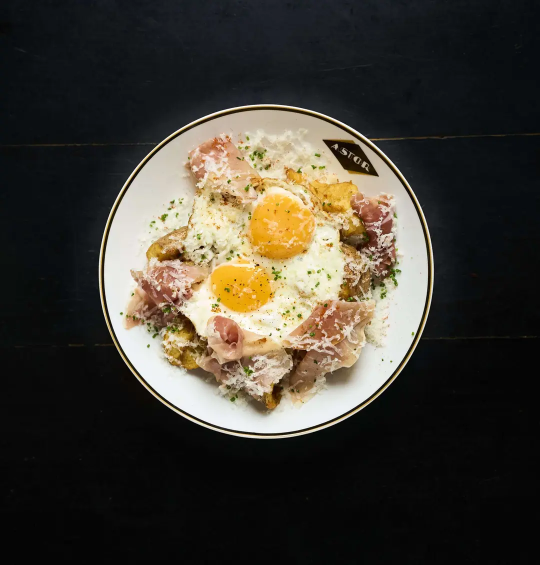
#> input picture img/batatas-1080.webp, 1080 x 1130 px, given in place of servico.jpg, which was not available (shown at 1/2 size)
$ python build-images.py
#> lines starting #> are read from the running program, lines starting #| are printed output that depends on the picture
"""Gera as versões responsivas (WebP) das fotos em assets-src/ para public/img/.

Uso: python3 scripts/build-images.py
Fonte das fotos: acervo oficial publicado em barastor.com.br (wp-content/uploads).
"""
import json
from pathlib import Path
from PIL import Image, ImageOps

ROOT = Path(__file__).resolve().parent.parent
SRC = ROOT / "assets-src"
OUT = ROOT / "public" / "img"
OUT.mkdir(parents=True, exist_ok=True)

WIDTHS = [640, 1080, 1600, 2400]
manifest = {}

for f in sorted(SRC.glob("*.jpg")):
    im = ImageOps.exif_transpose(Image.open(f)).convert("RGB")
    w, h = im.size
    sizes = [x for x in WIDTHS if x < w] + [min(w, WIDTHS[-1])]
    sizes = sorted(set(sizes))
    for tw in sizes:
        th = round(h * tw / w)
        im.resize((tw, th), Image.LANCZOS).save(
            OUT / f"{f.stem}-{tw}.webp", "WEBP", quality=74, method=6
        )
    manifest[f.stem] = {"w": w, "h": h, "sizes": sizes}
    print(f.stem, w, h, sizes)

# Open Graph 1200x630
og = ImageOps.fit(
    ImageOps.exif_transpose(Image.open(SRC / "servico.jpg")).convert("RGB"),
    (1200, 630),
    centering=(0.5, 0.45),
)
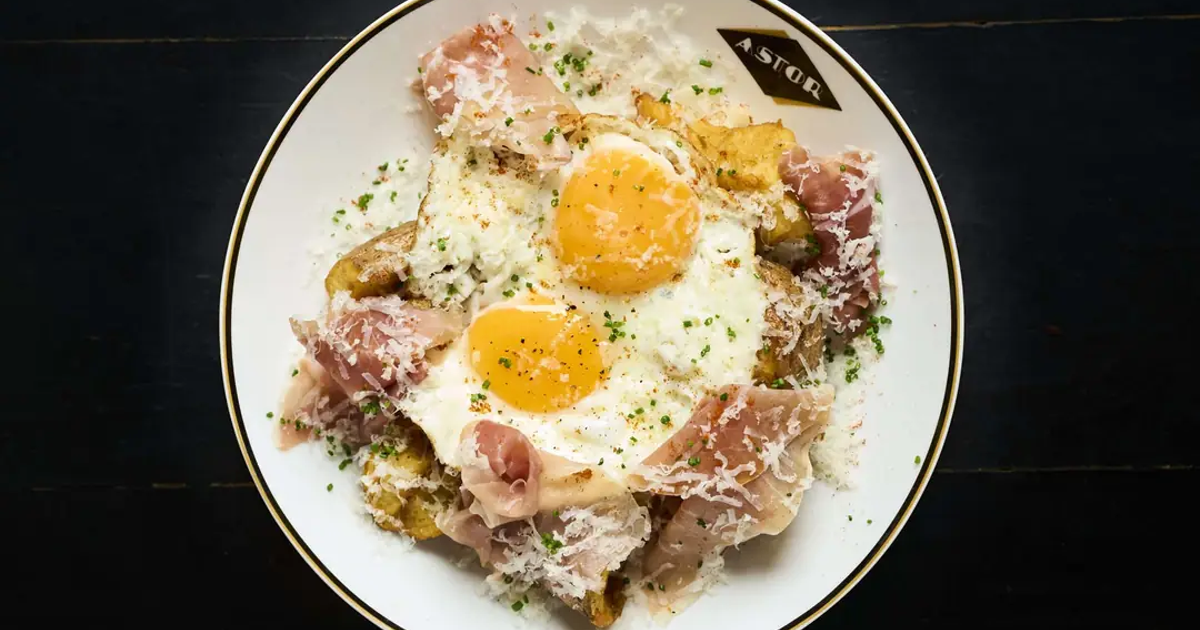
#> og: PIL image 1200x630 RGB; mean R, G, B 111.4, 100.9, 81.8
og.save(ROOT / "public" / "og-astor.jpg", "JPEG", quality=82, optimize=True)

(ROOT / "src").mkdir(exist_ok=True)
(ROOT / "src" / "images.json").write_text(json.dumps(manifest, indent=2))

$ run again, on img/bolinho-1080.webp
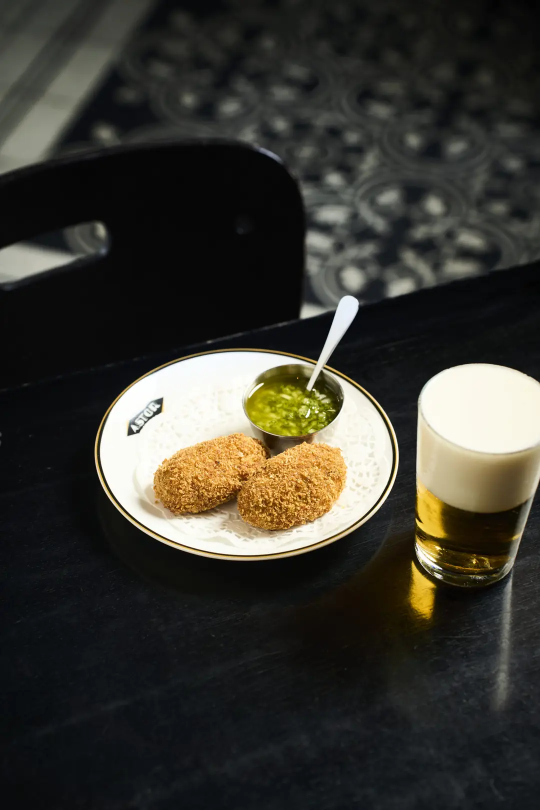
#> input picture img/bolinho-1080.webp, 1080 x 1620 px, given in place of servico.jpg, which was not available (shown at 1/2 size)
#> `og = ImageOps.fit( ImageOps.exif_transpose(Image.open(SRC / "servico.j..`:
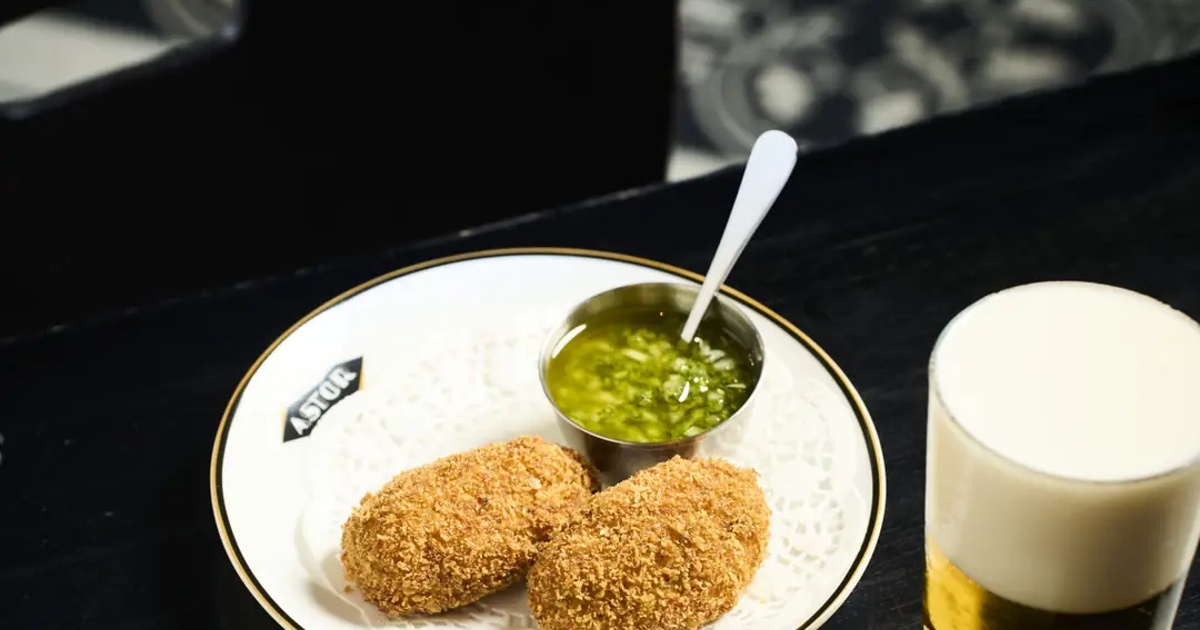
#> og: PIL image 1200x630 RGB; mean R, G, B 99.3, 93.5, 77.5
